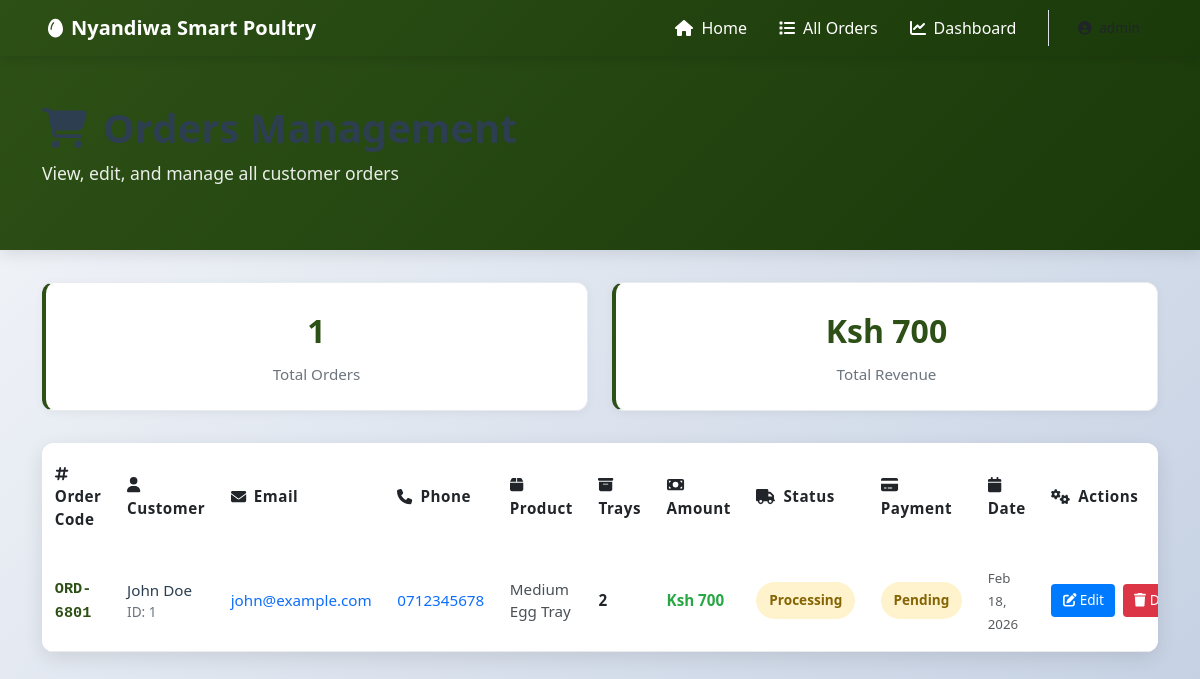
/show-orders/ (signed in), run on the app's committed database.
### chickapp/models.py (models this page shows, shortened)
class order(models.Model):
    STATUS_PROCESSING = "processing"
    STATUS_IN_TRANSIT = "in_transit"
    STATUS_DELIVERED = "delivered"
    STATUS_CANCELLED = "cancelled"
    STATUS_CHOICES = [
        (STATUS_PROCESSING, "Processing"),
        (STATUS_IN_TRANSIT, "In Transit"),
        (STATUS_DELIVERED, "Delivered"),
        (STATUS_CANCELLED, "Cancelled"),
    ]
    PAYMENT_MPESA = "mpesa"
    PAYMENT_AIRTEL = "airtel_money"
    PAYMENT_CASH = "cash"
    PAYMENT_METHOD_CHOICES = [
        (PAYMENT_MPESA, "M-Pesa"),
        (PAYMENT_AIRTEL, "Airtel Money"),
        (PAYMENT_CASH, "Cash on Delivery"),
    ]
    PAYMENT_STATUS_PENDING = "pending"
    PAYMENT_STATUS_COMPLETED = "completed"
    PAYMENT_STATUS_FAILED = "failed"
    PAYMENT_STATUS_CHOICES = [
        (PAYMENT_STATUS_PENDING, "Pending"),
        (PAYMENT_STATUS_COMPLETED, "Completed"),
        (PAYMENT_STATUS_FAILED, "Failed"),
    ]
    order_code = models.CharField(max_length=12, editable=False, default='TEMP')
    customer = models.ForeignKey(customer, on_delete=models.CASCADE)
    product = models.ForeignKey(product, on_delete=models.PROTECT, null=True, blank=True)
    number_of_trays = models.PositiveIntegerField()
    amount = models.DecimalField(max_digits=10, decimal_places=2, default=0)
    status = models.CharField(max_length=20, choices=STATUS_CHOICES, default=STATUS_PROCESSING)
    payment_method = models.CharField(max_length=20, choices=PAYMENT_METHOD_CHOICES, blank=True, default="")
    payment_status = models.CharField(max_length=20, choices=PAYMENT_STATUS_CHOICES, default=PAYMENT_STATUS_PENDING)
    payment_phone = models.CharField(max_length=15, blank=True, default="")
    payment_reference = models.CharField(max_length=50, blank=True, default="")
    mpesa_checkout_request_id = models.CharField(max_length=100, blank=True, default="")
    mpesa_merchant_request_id = models.CharField(max_length=100, blank=True, default="")
    mpesa_receipt_number = models.CharField(max_length=50, blank=True, default="")
    order_date = models.DateTimeField(auto_now_add=True)
    updated_at = models.DateTimeField(auto_now=True)
    message = models.TextField(blank=True, default="")

class customer(models.Model):
    name = models.CharField(max_length=20)
    surname = models.CharField(max_length=20)
    email = models.EmailField(max_length=50)
    password = models.CharField(max_length=20)
    phone = models.CharField(max_length=10)
    location = models.CharField(max_length=20)
    message = models.TextField(blank=True, default="")

class product(models.Model):
    name = models.CharField(max_length=50)
    size = models.CharField(max_length=30, blank=True, default="")
    price = models.DecimalField(max_digits=10, decimal_places=2)
    description = models.TextField(blank=True, default="")
    is_active = models.BooleanField(default=True)
    created_at = models.DateTimeField(auto_now_add=True)

### chickapp/views.py (the view)
# urls.py: path('show-orders/', views.show_orders, name='show_orders'),
def show_orders(request):
    if not request.user.is_authenticated:
        return redirect('login')
    if not request.user.is_superuser and not request.user.is_staff:
        messages.error(request, 'You do not have permission to access this page.')
        return redirect('products')
    db_error = None
    all_orders = []
    total_revenue = 0
    try:
        all_orders = list(
            order.objects.select_related('customer', 'product')
            .order_by('-order_date')
        )
        revenue_data = order.objects.aggregate(total=Sum('amount'))
        total_revenue = revenue_data['total'] or 0
    except OperationalError:
        db_error = 'Order data is unavailable. Please try again later.'
    except Exception as e:
        logger.error(f"Show orders error: {str(e)}")
        db_error = f'An error occurred: {str(e)}'
    context = {
        'all_orders': all_orders,
        'db_error': db_error,
        'total_revenue': total_revenue,
        'status_choices': order.STATUS_CHOICES,
        'payment_method_choices': order.PAYMENT_METHOD_CHOICES,
        'payment_status_choices': order.PAYMENT_STATUS_CHOICES,
    }
    return render(request, 'show.html', context)

### chickapp/templates/show.html (shortened to what this page needs)
<!DOCTYPE html>
<html lang="en">
<head>
    {% load static %}
    <link href="https://cdn.jsdelivr.net/npm/bootstrap@5.3.0/dist/css/bootstrap.min.css" rel="stylesheet">
    <link href="https://cdnjs.cloudflare.com/ajax/libs/font-awesome/6.4.0/css/all.min.css" rel="stylesheet">
    <link href="{% static 'css/custom.css' %}" rel="stylesheet">
</head>
<body>
    <nav class="navbar navbar-expand-lg navbar-dark navbar-farm sticky-top">
        <div class="container-fluid px-lg-5">
            <a class="navbar-brand d-flex align-items-center fw-bold" href="{% url 'index' %}">
                <div class="brand-icon-wrapper me-2">
                    <i class="fas fa-egg"></i>
                </div>
                <span>Nyandiwa Smart Poultry</span>
            </a>
            <div class="collapse navbar-collapse" id="navbarNav">
                <ul class="navbar-nav ms-auto align-items-center gap-3">
                    <li class="nav-item">
                        <a class="nav-link nav-link-modern" href="{% url 'index' %}">
                            <i class="fas fa-home me-2"></i>Home
                        </a>
                    </li>
                    <li class="nav-item">
                        <a class="nav-link nav-link-modern active" href="{% url 'show_orders' %}">
                            <i class="fas fa-list me-2"></i>All Orders
                        </a>
                    </li>
                    <li class="nav-item">
                        <a class="nav-link nav-link-modern" href="{% url 'dashboard' %}">
                            <i class="fas fa-chart-line me-2"></i>Dashboard
                        </a>
                    </li>
                    <li class="nav-item border-start ps-3 ms-2">
                        <div class="dropdown">
                            <button class="btn btn-nav-primary btn-sm dropdown-toggle" type="button" data-bs-toggle="dropdown" aria-expanded="false">
                                <i class="fas fa-user-circle me-2"></i>{{ user.first_name|default:user.username }}
                            </button>
                        </div>
                    </li>
                </ul>
            </div>
        </div>
    </nav>
    <div class="page-header">
        <div class="container">
            <h1><i class="fas fa-shopping-cart me-3"></i>Orders Management</h1>
            <p>View, edit, and manage all customer orders</p>
        </div>
    </div>
    <main class="container mb-5">
        {% if all_orders %}
        <div class="stats-row">
            <div class="stat-card">
                <div class="stat-number">{{ all_orders|length }}</div>
                <div class="stat-label">Total Orders</div>
            </div>
            <div class="stat-card">
                <div class="stat-number">Ksh {{ total_revenue|floatformat:0|default:"0" }}</div>
                <div class="stat-label">Total Revenue</div>
            </div>
        </div>
        {% endif %}
        {% if all_orders %}
        <div class="orders-table">
            <div style="overflow-x: auto;">
                <table class="table table-hover">
                    <thead>
                        <tr>
                            <th><i class="fas fa-hashtag me-2"></i>Order Code</th>
                            <th><i class="fas fa-user me-2"></i>Customer</th>
                            <th><i class="fas fa-envelope me-2"></i>Email</th>
                            <th><i class="fas fa-phone me-2"></i>Phone</th>
                            <th><i class="fas fa-box me-2"></i>Product</th>
                            <th><i class="fas fa-archive me-2"></i>Trays</th>
                            <th><i class="fas fa-money-bill me-2"></i>Amount</th>
                            <th><i class="fas fa-truck me-2"></i>Status</th>
                            <th><i class="fas fa-credit-card me-2"></i>Payment</th>
                            <th><i class="fas fa-calendar me-2"></i>Date</th>
                            <th><i class="fas fa-cogs me-2"></i>Actions</th>
                        </tr>
                    </thead>
                    <tbody>
                        {% for ord in all_orders %}
                        <tr>
                            <td>
                                <span class="order-code">{{ ord.order_code }}</span>
                            </td>
                            <td>
                                <div class="customer-name">{{ ord.customer.name }} {{ ord.customer.surname }}</div>
                                <div class="customer-email">ID: {{ ord.customer.id }}</div>
                            </td>
                            <td>
                                <a href="mailto:{{ ord.customer.email }}" class="text-decoration-none">
                                    {{ ord.customer.email }}
                                </a>
                            </td>
                            <td>
                                <a href="tel:{{ ord.customer.phone }}" class="text-decoration-none">
                                    {{ ord.customer.phone }}
                                </a>
                            </td>
                            <td>
                                <span class="product-name">
                                    {{ ord.product.name|default:"N/A" }}
                                </span>
                            </td>
                            <td>
                                <span class="fw-bold">{{ ord.number_of_trays }}</span>
                            </td>
                            <td>
                                <span class="fw-bold text-success">Ksh {{ ord.amount|floatformat:0 }}</span>
                            </td>
                            <td>
                                <span class="status-badge status-{{ ord.status }}">
                                    {{ ord.get_status_display }}
                                </span>
                            </td>
                            <td>
                                <span class="payment-badge payment-{{ ord.payment_status }}">
                                    {{ ord.get_payment_status_display }}
                                </span>
                            </td>
                            <td>
                                <small class="text-muted">{{ ord.order_date|date:"M d, Y" }}</small>
                            </td>
                            <td>
                                <div class="action-buttons">
                                    <a href="{% url 'edit_order' ord.id %}" class="btn btn-edit btn-sm" title="Edit Order">
                                        <i class="fas fa-edit"></i> Edit
                                    </a>
                                    <form method="POST" action="{% url 'delete_order' ord.id %}" style="display:inline;" onsubmit="return confirm('Are you sure you want to delete order {{ ord.order_code }}? This action cannot be undone.');">
                                        <button type="submit" class="btn btn-delete btn-sm" title="Delete Order">
                                            <i class="fas fa-trash"></i> Delete
                                        </button>
                                    </form>
                                </div>
                            </td>
                        </tr>
                        {% endfor %}
                    </tbody>
                </table>
            </div>
        </div>
        {% endif %}
    </main>
</body>
</html>

### static/css/custom.css (style rules this page uses)
:root { --farm-green: #2d5016; --farm-yellow: #ffc107; --farm-brown: #8b5a2b; --text-dark: #2c3e50; --text-secondary: #6c757d; }
* { margin: 0; padding: 0; box-sizing: border-box; }
html, body { height: 100%; font-family: 'Segoe UI', Tahoma, Geneva, Verdana, sans-serif; }
body { background-color: #f8f9fa; color: var(--text-dark); overflow-x: hidden; }
h1, h2, h3 { color: var(--text-dark); }
.navbar-farm { box-shadow: 0 2px 8px rgba(0, 0, 0, 0.1); }
.stat-card { background: white; border-radius: 12px; border: 1px solid #e9ecef; transition: all 0.3s ease; }
.table { background-color: white; border-radius: 8px; overflow: hidden; }
.table thead { background-color: var(--farm-green); color: white; }
.text-success { color: #28a745 !important; }

### chickapp/templates/show.html (style rules this page uses)
:root { --farm-green: #2d5016; --farm-yellow: #ffc107; --farm-brown: #8b5a2b; }
body { background: linear-gradient(135deg, #f5f7fa 0%, #c3cfe2 100%); min-height: 100vh; }
.navbar-farm { background: linear-gradient(135deg, var(--farm-green) 0%, #1a3a0a 100%); box-shadow: 0 2px 12px rgba(0, 0, 0, 0.15); }
.page-header { background: linear-gradient(135deg, var(--farm-green) 0%, #1a3a0a 100%); color: white; padding: 3rem 0; margin-bottom: 2rem; box-shadow: 0 4px 15px rgba(0, 0, 0, 0.1); }
.page-header h1 { font-weight: 700; font-size: 2.5rem; margin-bottom: 0.5rem; }
.page-header p { font-size: 1.1rem; opacity: 0.9; }
.orders-table { background: white; border-radius: 12px; box-shadow: 0 6px 20px rgba(0, 0, 0, 0.1); overflow: hidden; }
.table { margin-bottom: 0; font-size: 0.95rem; }
.table thead { background: linear-gradient(135deg, var(--farm-green) 0%, #1a3a0a 100%); color: white; font-weight: 600; }
.table thead th { border: none; padding: 1.2rem 0.8rem; letter-spacing: 0.5px; vertical-align: middle; }
.table tbody tr { border-bottom: 1px solid #e9ecef; transition: all 0.3s ease; }
.table tbody td { padding: 1rem 0.8rem; vertical-align: middle; }
.order-code { font-weight: 600; color: var(--farm-green); font-family: 'Courier New', monospace; }
.customer-name { font-weight: 500; color: var(--text-dark); }
.customer-email { font-size: 0.85rem; color: #6c757d; }
.product-name { color: #495057; font-weight: 500; }
.status-badge { padding: 0.5rem 0.8rem; border-radius: 20px; font-size: 0.85rem; font-weight: 600; display: inline-block; }
.status-processing { background: #fff3cd; color: #856404; }
.payment-badge { padding: 0.5rem 0.8rem; border-radius: 20px; font-size: 0.85rem; font-weight: 600; display: inline-block; }
.payment-pending { background: #fff3cd; color: #856404; }
.action-buttons { white-space: nowrap; display: flex; gap: 0.5rem; justify-content: center; }
.btn-sm { padding: 0.4rem 0.7rem; font-size: 0.85rem; font-weight: 500; }
.btn-edit { background: #007bff; border: none; color: white; transition: all 0.3s ease; }
.btn-delete { background: #dc3545; border: none; color: white; transition: all 0.3s ease; }
.stats-row { display: grid; grid-template-columns: repeat(auto-fit, minmax(200px, 1fr)); gap: 1.5rem; margin-bottom: 2rem; }
.stat-card { background: white; padding: 1.5rem; border-radius: 12px; box-shadow: 0 2px 10px rgba(0, 0, 0, 0.05); text-align: center; border-left: 4px solid var(--farm-green); transition: all 0.3s ease; }
.stat-number { font-size: 2rem; font-weight: 700; color: var(--farm-green); margin-bottom: 0.5rem; }
.stat-label { font-size: 0.95rem; color: #6c757d; font-weight: 500; }
.nav-link-modern { position: relative; transition: all 0.3s ease; color: white !important; }
.dropdown-toggle::after { display: none; }

### data on the page
order: order_code "ORD-6801", customer.name "John", customer.surname "Doe", customer.id "1", customer.email "john@example.com", customer.phone "0712345678", product.name "Medium Egg Tray", number_of_trays "2", amount "700", status "Processing", payment_status "Pending", order_date "Feb 18, 2026"

### other printed values
{{ all_orders|length }} "1"
{{ total_revenue|floatformat:0|default:"0" }} "700"
